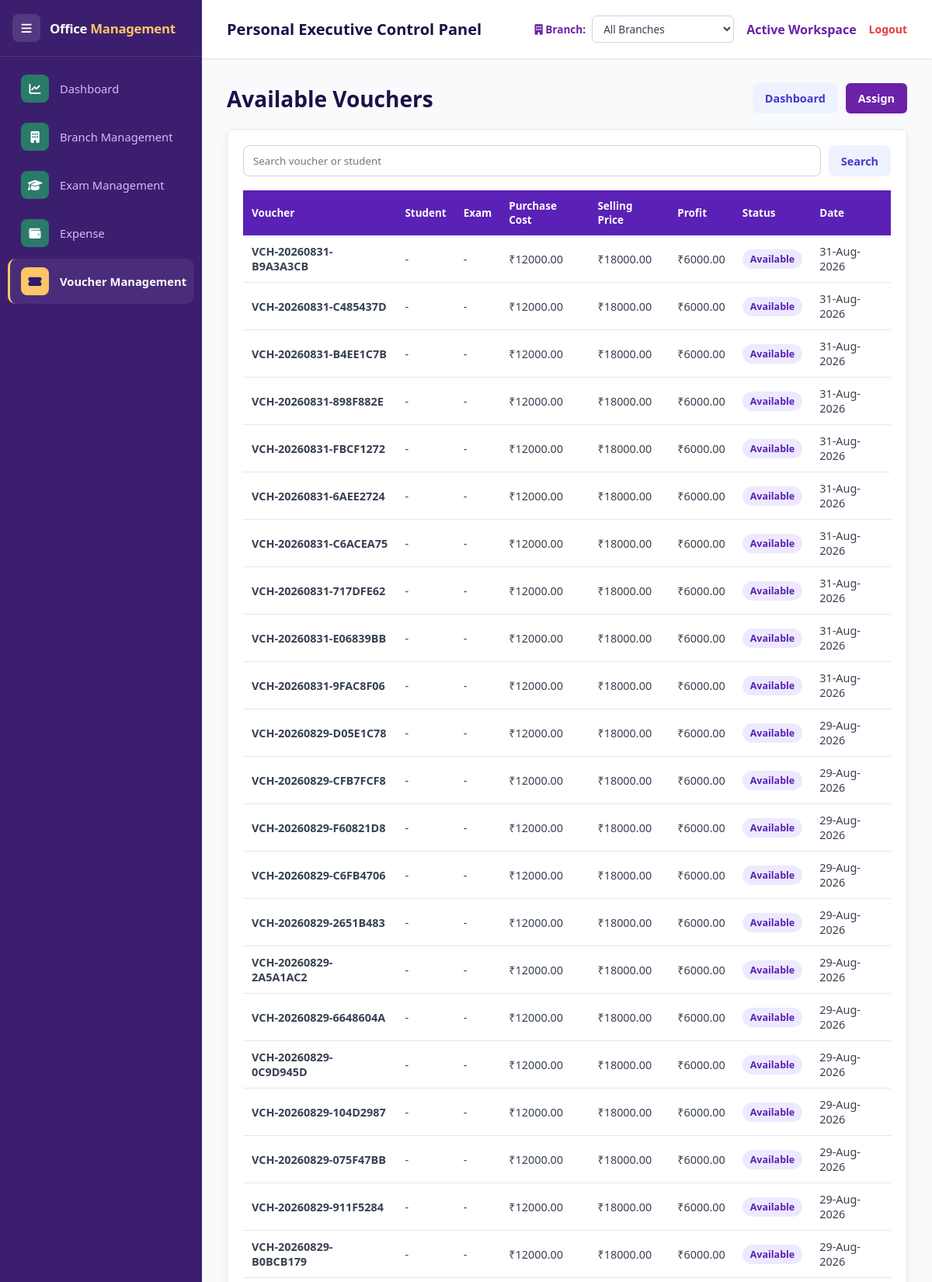
The app's page /vouchers/stock (upper part) with its own data.
### apps/models.py (models this page shows)
class Voucher(db.Model):
    id = db.Column(db.Integer, primary_key=True)
    voucher_code = db.Column(db.String(150), unique=True, nullable=False)
    batch_id = db.Column(db.Integer, db.ForeignKey('voucher_batch.id'), nullable=False)
    purchase_cost = db.Column(db.Float, nullable=False, default=0.0)
    selling_price = db.Column(db.Float, nullable=False, default=0.0)
    status = db.Column(db.String(20), nullable=False, default='Available')  # Available/Assigned/Used/Expired/Cancelled
    student_id = db.Column(db.Integer, db.ForeignKey('candidate.id'), nullable=True)
    exam_type_id = db.Column(db.Integer, db.ForeignKey('exam_type.id'), nullable=True)
    branch_id = db.Column(db.Integer, db.ForeignKey('branch.id'), nullable=True)
    issued_at = db.Column(db.DateTime, nullable=True)
    used_at = db.Column(db.DateTime, nullable=True)
    payment_status = db.Column(db.String(20), nullable=False, default='Pending')  # Pending/Paid/Partial
    payment_mode = db.Column(db.String(50), nullable=True)
    payment_reference = db.Column(db.String(150), nullable=True)
    notes = db.Column(db.Text, nullable=True)
    created_at = db.Column(db.DateTime, default=datetime.utcnow)
    updated_at = db.Column(db.DateTime, default=datetime.utcnow, onupdate=datetime.utcnow)
    student = db.relationship('Candidate', backref=db.backref('vouchers', lazy=True))
    exam_type = db.relationship('ExamType')
    branch = db.relationship('Branch')
    @property
    def profit(self):
        return (self.selling_price or 0) - (self.purchase_cost or 0)

### apps/vouchers/routes.py (the view)
@vouchers_bp.route('/stock')
def stock():
    status = request.args.get('status', 'Available')
    search = (request.args.get('q') or '').strip()
    q = _voucher_query()
    if status in STATUSES: q = q.filter(Voucher.status == status)
    if search:
        like = f'%{search}%'
        q = q.outerjoin(Candidate, Voucher.student_id == Candidate.id).filter(db.or_(Voucher.voucher_code.ilike(like), Candidate.name.ilike(like)))
    rows = q.order_by(Voucher.created_at.desc()).all()
    return render_template('voucher_list.html', title=f'{status} Vouchers', vouchers=rows, status=status, search=search)

### apps/branches/routes.py (called while the page is built)
@branches_bp.app_context_processor
def inject_branch_switcher():
    try:
        switcher_branches = Branch.query.order_by(Branch.branch_name.asc()).all()
    except Exception:
        switcher_branches = []
    return {
        'switcher_branches': switcher_branches,
        'active_branch_id': session.get('active_branch_id'),
        'active_branch_name': session.get('active_branch_name', 'All Branches'),
    }

### apps/vouchers/routes.py (called while the page is built)
def _branch_id():
    return session.get('active_branch_id')

def _voucher_query():
    q = Voucher.query
    bid = _branch_id()
    if bid:
        q = q.filter(Voucher.branch_id == int(bid))
    return q

### templates/voucher_list.html
{% extends 'base.html' %}{% block content %}<div class="module-header"><h2>{{ title }}</h2><div class="module-actions"><a class="btn-secondary" href="{{ url_for('vouchers.dashboard') }}">Dashboard</a><a class="btn-primary" href="{{ url_for('vouchers.assign') }}">Assign</a></div></div><div class="panel"><form class="filter-bar"><input name="q" value="{{ search }}" placeholder="Search voucher or student"><input type="hidden" name="status" value="{{ status }}"><button class="btn-secondary">Search</button></form><div class="table-responsive"><table class="data-table"><thead><tr><th>Voucher</th><th>Student</th><th>Exam</th><th>Purchase Cost</th><th>Selling Price</th><th>Profit</th><th>Status</th><th>Date</th></tr></thead><tbody>{% for v in vouchers %}<tr onclick="location.href='{{ url_for('vouchers.detail',voucher_id=v.id) }}'" style="cursor:pointer"><td><strong>{{ v.voucher_code }}</strong></td><td>{{ v.student.name if v.student else '-' }}</td><td>{{ v.exam_type.name if v.exam_type else '-' }}</td><td>₹{{ '%.2f'|format(v.purchase_cost) }}</td><td>₹{{ '%.2f'|format(v.selling_price) }}</td><td>₹{{ '%.2f'|format(v.profit) }}</td><td><span class="status-pill">{{ v.status }}</span></td><td>{{ (v.issued_at or v.created_at).strftime('%d-%b-%Y') }}</td></tr>{% else %}<tr><td colspan="8" class="muted" style="text-align:center">No vouchers found.</td></tr>{% endfor %}</tbody></table></div></div>{% endblock %}

### static/css/style.css (style rules this page uses)
:root { --primary-purple: #6B21A8; --dark-purple: #1e0f4a; --accent-pink: #EC4899; --light-pink: #FCE7F3; --bg-slate: #F9FAFB; --text-dark: #1F2937; --sidebar-width: 260px; }
* { margin: 0; padding: 0; box-sizing: border-box; font-family: 'Segoe UI', Tahoma, Geneva, Verdana, sans-serif; }
body { background-color: var(--bg-slate); color: var(--text-dark); display: flex; height: 100vh; overflow: hidden; }
.module-header { display:flex;justify-content:space-between;align-items:center;gap:16px;margin-bottom:20px;flex-wrap:wrap; }
.module-header h2 { color:var(--dark-purple);font-size:1.75rem; }
.panel { background:#fff;border:1px solid #e5e7eb;border-radius:8px;padding:20px;box-shadow:0 4px 12px rgba(0,0,0,0.05); }
.btn-primary,.btn-secondary,.btn-danger { border:none;border-radius:6px;padding:10px 16px;font-weight:700;text-decoration:none;cursor:pointer;display:inline-flex;align-items:center;justify-content:center;gap:8px;font-size:0.9rem; }
.btn-primary { background:var(--primary-purple);color:#fff; }
.btn-secondary { background:#e5e7eb;color:#1f2937; }
.data-table { width:100%;border-collapse:collapse;background:#fff; }
.data-table th { background:#5B21B6;color:#fff;text-align:left;padding:11px;font-size:0.84rem; }
.data-table td { padding:11px;border-bottom:1px solid #e5e7eb;font-size:0.9rem;color:#374151; }
.status-pill { display:inline-flex;border-radius:999px;padding:4px 10px;background:#ede9fe;color:#5b21b6;font-weight:700;font-size:0.78rem; }
.module-actions { display:flex;gap:10px;align-items:center;flex-wrap:wrap; }
.filter-bar { display:flex;gap:10px;margin-bottom:18px;flex-wrap:wrap }
.filter-bar input { flex:1;min-width:220px;padding:10px 12px;border:1px solid #d1d5db;border-radius:8px }
.btn-secondary,.btn-danger { display:inline-block;padding:10px 16px;border-radius:8px;text-decoration:none;font-weight:700;border:0;cursor:pointer }
.btn-secondary { background:#eef2ff;color:#4338ca }

### records on screen
Voucher: voucher_code "VCH-20260831-B9A3A3CB", student "-", exam_type "-", purchase_cost "12000.00", selling_price "18000.00", profit "6000.00", status "Available", issued_at+created_at "31-Aug-2026"
Voucher: voucher_code "VCH-20260831-C485437D", student "-", exam_type "-", purchase_cost "12000.00", selling_price "18000.00", profit "6000.00", status "Available", issued_at+created_at "31-Aug-2026"
Voucher: voucher_code "VCH-20260831-B4EE1C7B", student "-", exam_type "-", purchase_cost "12000.00", selling_price "18000.00", profit "6000.00", status "Available", issued_at+created_at "31-Aug-2026"
Voucher: voucher_code "VCH-20260831-898F882E", student "-", exam_type "-", purchase_cost "12000.00", selling_price "18000.00", profit "6000.00", status "Available", issued_at+created_at "31-Aug-2026"
Voucher: voucher_code "VCH-20260831-FBCF1272", student "-", exam_type "-", purchase_cost "12000.00", selling_price "18000.00", profit "6000.00", status "Available", issued_at+created_at "31-Aug-2026"
Voucher: voucher_code "VCH-20260831-6AEE2724", student "-", exam_type "-", purchase_cost "12000.00", selling_price "18000.00", profit "6000.00", status "Available", issued_at+created_at "31-Aug-2026"
Voucher: voucher_code "VCH-20260831-C6ACEA75", student "-", exam_type "-", purchase_cost "12000.00", selling_price "18000.00", profit "6000.00", status "Available", issued_at+created_at "31-Aug-2026"
Voucher: voucher_code "VCH-20260831-717DFE62", student "-", exam_type "-", purchase_cost "12000.00", selling_price "18000.00", profit "6000.00", status "Available", issued_at+created_at "31-Aug-2026"
Voucher: voucher_code "VCH-20260831-E06839BB", student "-", exam_type "-", purchase_cost "12000.00", selling_price "18000.00", profit "6000.00", status "Available", issued_at+created_at "31-Aug-2026"
Voucher: voucher_code "VCH-20260831-9FAC8F06", student "-", exam_type "-", purchase_cost "12000.00", selling_price "18000.00", profit "6000.00", status "Available", issued_at+created_at "31-Aug-2026"
Voucher: voucher_code "VCH-20260829-D05E1C78", student "-", exam_type "-", purchase_cost "12000.00", selling_price "18000.00", profit "6000.00", status "Available", issued_at+created_at "29-Aug-2026"
Voucher: voucher_code "VCH-20260829-CFB7FCF8", student "-", exam_type "-", purchase_cost "12000.00", selling_price "18000.00", profit "6000.00", status "Available", issued_at+created_at "29-Aug-2026"
Voucher: voucher_code "VCH-20260829-F60821D8", student "-", exam_type "-", purchase_cost "12000.00", selling_price "18000.00", profit "6000.00", status "Available", issued_at+created_at "29-Aug-2026"
Voucher: voucher_code "VCH-20260829-C6FB4706", student "-", exam_type "-", purchase_cost "12000.00", selling_price "18000.00", profit "6000.00", status "Available", issued_at+created_at "29-Aug-2026"
Voucher: voucher_code "VCH-20260829-2651B483", student "-", exam_type "-", purchase_cost "12000.00", selling_price "18000.00", profit "6000.00", status "Available", issued_at+created_at "29-Aug-2026"
Voucher: voucher_code "VCH-20260829-2A5A1AC2", student "-", exam_type "-", purchase_cost "12000.00", selling_price "18000.00", profit "6000.00", status "Available", issued_at+created_at "29-Aug-2026"
Voucher: voucher_code "VCH-20260829-6648604A", student "-", exam_type "-", purchase_cost "12000.00", selling_price "18000.00", profit "6000.00", status "Available", issued_at+created_at "29-Aug-2026"
Voucher: voucher_code "VCH-20260829-0C9D945D", student "-", exam_type "-", purchase_cost "12000.00", selling_price "18000.00", profit "6000.00", status "Available", issued_at+created_at "29-Aug-2026"
Voucher: voucher_code "VCH-20260829-104D2987", student "-", exam_type "-", purchase_cost "12000.00", selling_price "18000.00", profit "6000.00", status "Available", issued_at+created_at "29-Aug-2026"
Voucher: voucher_code "VCH-20260829-075F47BB", student "-", exam_type "-", purchase_cost "12000.00", selling_price "18000.00", profit "6000.00", status "Available", issued_at+created_at "29-Aug-2026"
Voucher: voucher_code "VCH-20260829-911F5284", student "-", exam_type "-", purchase_cost "12000.00", selling_price "18000.00", profit "6000.00", status "Available", issued_at+created_at "29-Aug-2026"
Voucher: voucher_code "VCH-20260829-B0BCB179", student "-", exam_type "-", purchase_cost "12000.00", selling_price "18000.00", profit "6000.00", status "Available", issued_at+created_at "29-Aug-2026"

### other values on screen
{{ title }} "Available Vouchers"
